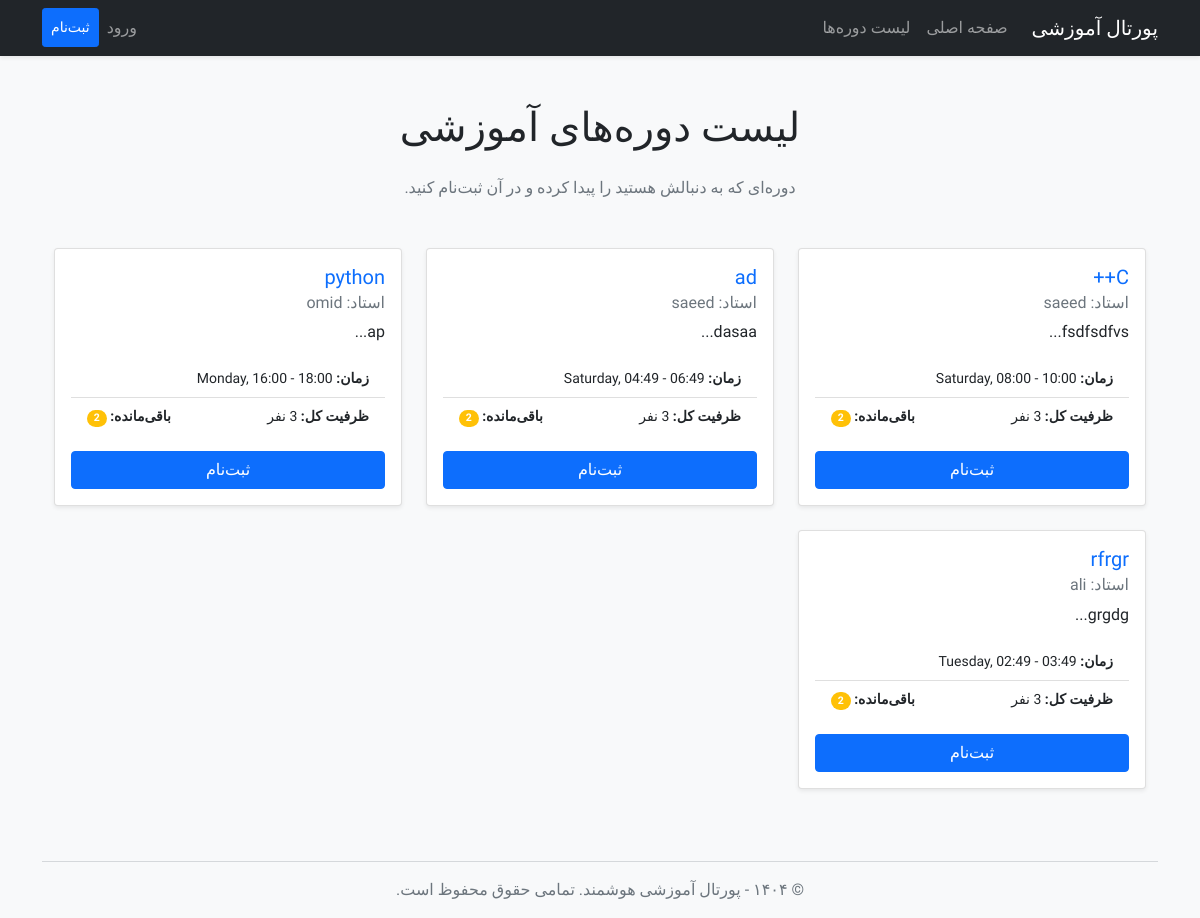
Screenshot of /courses with the database file from the repository.
### app/models.py (models this page shows, shortened)
class Course(db.Model):
    id = db.Column(db.Integer, primary_key=True)
    title = db.Column(db.String(140), nullable=False)
    description = db.Column(db.Text)
    day_of_week = db.Column(db.String(20), nullable=False)
    start_time = db.Column(db.Time, nullable=False)
    end_time = db.Column(db.Time, nullable=False)
    capacity = db.Column(db.Integer, default=20)
    instructor_id = db.Column(db.Integer, db.ForeignKey('user.id'))
    term_id = db.Column(db.Integer, db.ForeignKey('term.id'), nullable=False)
    enrollments = db.relationship('Enrollment', backref='course', lazy='dynamic', foreign_keys='Enrollment.course_id')
    prereqs = db.relationship(
        'Course', secondary=prerequisites,
        primaryjoin=(prerequisites.c.course_id == id),
        secondaryjoin=(prerequisites.c.prerequisite_id == id),
        backref=db.backref('is_prereq_for', lazy='dynamic'),
        lazy='dynamic'
    )

class User(UserMixin, db.Model):
    id = db.Column(db.Integer, primary_key=True)
    username = db.Column(db.String(64), index=True, unique=True, nullable=False)
    email = db.Column(db.String(120), index=True, unique=True, nullable=False)
    password_hash = db.Column(db.String(128))
    role = db.Column(db.String(20), nullable=False, default='student')
    enrollments = db.relationship('Enrollment', backref='student', lazy='dynamic', foreign_keys='Enrollment.user_id')
    taught_courses = db.relationship('Course', backref='instructor', lazy='dynamic',
                                     foreign_keys='Course.instructor_id')

### app/routes.py (the view)
@app.route('/courses')
def courses():
    active_term = Term.query.filter_by(is_active=True).first()
    all_courses = []
    if not active_term:
        flash('در حال حاضر هیچ ترم فعالی برای ثبت‌نام وجود ندارد.', 'warning')
    else:
        all_courses = Course.query.filter_by(term_id=active_term.id).options(db.joinedload(Course.instructor)).order_by(
            Course.title).all()
    enrollment_counts = {
        e.course_id: e.count
        for e in db.session.query(
            Enrollment.course_id, db.func.count(Enrollment.course_id).label('count')
        ).group_by(Enrollment.course_id).all()
    }
    student_enrollments_ids = set()
    if current_user.is_authenticated and current_user.role == 'student':
        student_enrollments_ids = {e.course_id for e in current_user.enrollments}
    return render_template(
        'courses.html',
        title='لیست دوره‌ها',
        courses=all_courses,
        enrollment_counts=enrollment_counts,
        student_enrollments_ids=student_enrollments_ids,
        active_term=active_term
    )

### app/templates/courses.html
{% extends "base.html" %}
{% block content %}
<div class="container py-4">
    <h1 class="mb-4 text-center">لیست دوره‌های آموزشی</h1>
    <p class="text-center text-muted mb-5">دوره‌ای که به دنبالش هستید را پیدا کرده و در آن ثبت‌نام کنید.</p>
    <div class="row row-cols-1 row-cols-md-2 row-cols-lg-3 g-4">
        {% for course in courses %}
        {% set enrolled_count = enrollment_counts.get(course.id, 0) %}
        {% set remaining_capacity = course.capacity - enrolled_count %}
        <div class="col">
            <div class="card h-100 shadow-sm card-hover">
                <div class="card-body d-flex flex-column">
                    <h5 class="card-title">
                        <a href="{{ url_for('course_detail', course_id=course.id) }}" class="text-decoration-none stretched-link">
                            {{ course.title }}
                        </a>
                    </h5>
                    <h6 class="card-subtitle mb-2 text-muted">استاد: {{ course.instructor.username }}</h6>
                    <p class="card-text flex-grow-1">{{ course.description[:80] }}...</p>
                    <ul class="list-group list-group-flush mb-3">
                        <li class="list-group-item small">
                            <strong>زمان:</strong> {{ course.day_of_week }}, {{ course.start_time.strftime('%H:%M') }} - {{ course.end_time.strftime('%H:%M') }}
                        </li>
                        <li class="list-group-item small d-flex justify-content-between">
                            <span><strong>ظرفیت کل:</strong> {{ course.capacity }} نفر</span>
                            <span><strong>باقی‌مانده:</strong>
                                <span class="badge bg-{% if remaining_capacity > 5 %}success{% elif remaining_capacity > 0 %}warning{% else %}danger{% endif %} rounded-pill">
                                    {{ remaining_capacity }}
                                </span>
                            </span>
                        </li>
                    </ul>
                    <div class="mt-auto">
                        {% if course.id in student_enrollments_ids %}
                            <button type="button" class="btn btn-secondary w-100" disabled>شما ثبت‌نام کرده‌اید</button>
                        {% elif remaining_capacity > 0 %}
                            <form action="{{ url_for('enroll', course_id=course.id) }}" method="POST">
                                <button type="submit" class="btn btn-primary w-100">ثبت‌نام</button>
                            </form>
                        {% else %}
                            <button type="button" class="btn btn-danger w-100" disabled>ظرفیت تکمیل</button>
                        {% endif %}
                    </div>
                </div>
            </div>
        </div>
        {% else %}
        <div class="col-12">
            <p class="text-center">در حال حاضر هیچ دوره‌ای برای نمایش وجود ندارد.</p>
        </div>
        {% endfor %}
    </div>
</div>
{% endblock %}

### app/static/css/style.css (style rules this page uses)
body { font-family: 'Vazirmatn', sans-serif; font-weight: 400; }

### rows the page displays
Course: title "C++", instructor.username "saeed", description "fsdfsdfvs", day_of_week "Saturday", start_time "08:00", end_time "10:00", remaining_capacity "2"
Course: title "ad", instructor.username "saeed", description "dasaa", day_of_week "Saturday", start_time "04:49", end_time "06:49", remaining_capacity "2"
Course: title "python", instructor.username "omid", description "ap", day_of_week "Monday", start_time "16:00", end_time "18:00", remaining_capacity "2"
Course: title "rfrgr", instructor.username "ali", description "grgdg", day_of_week "Tuesday", start_time "02:49", end_time "03:49", remaining_capacity "2"
